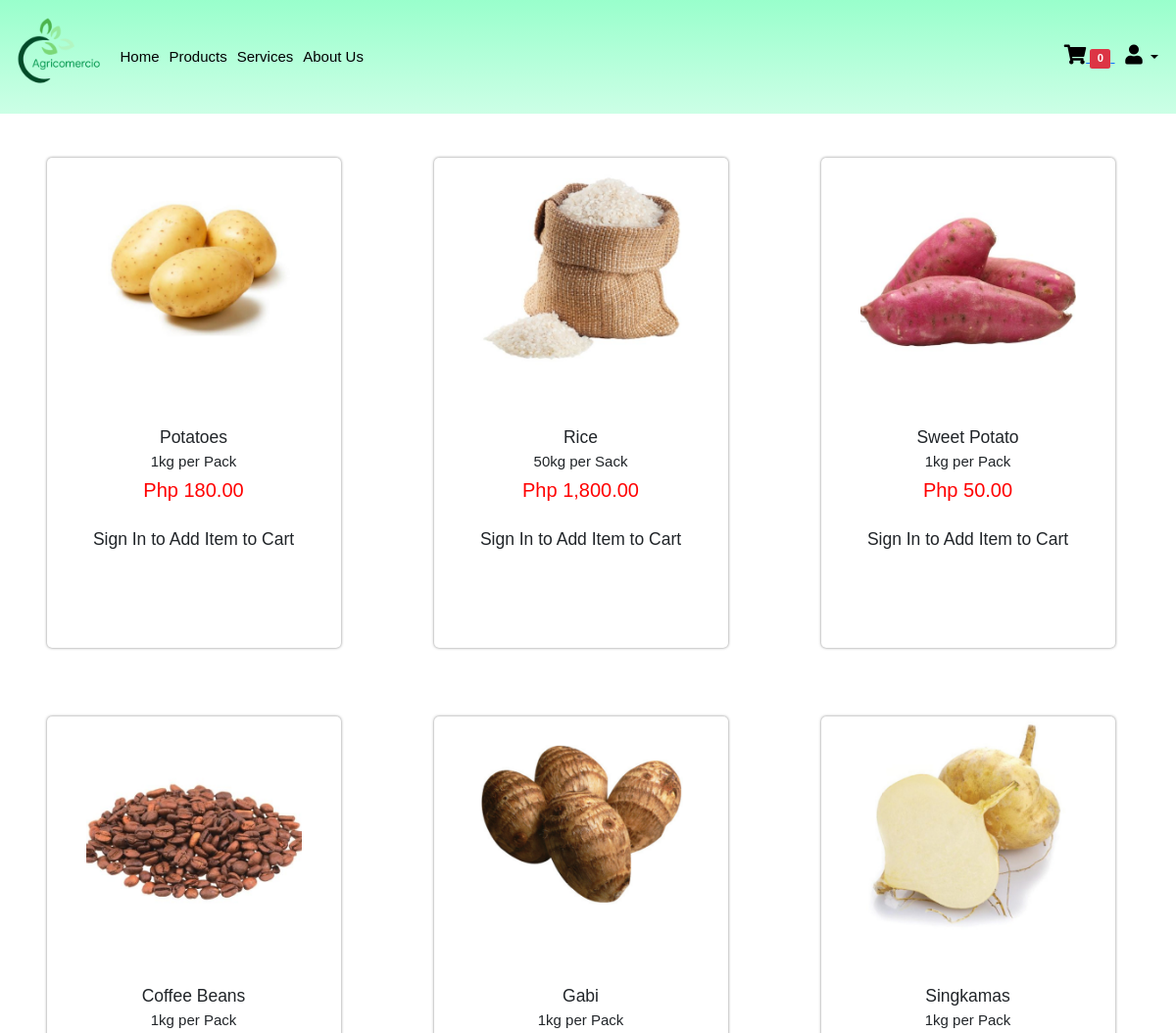
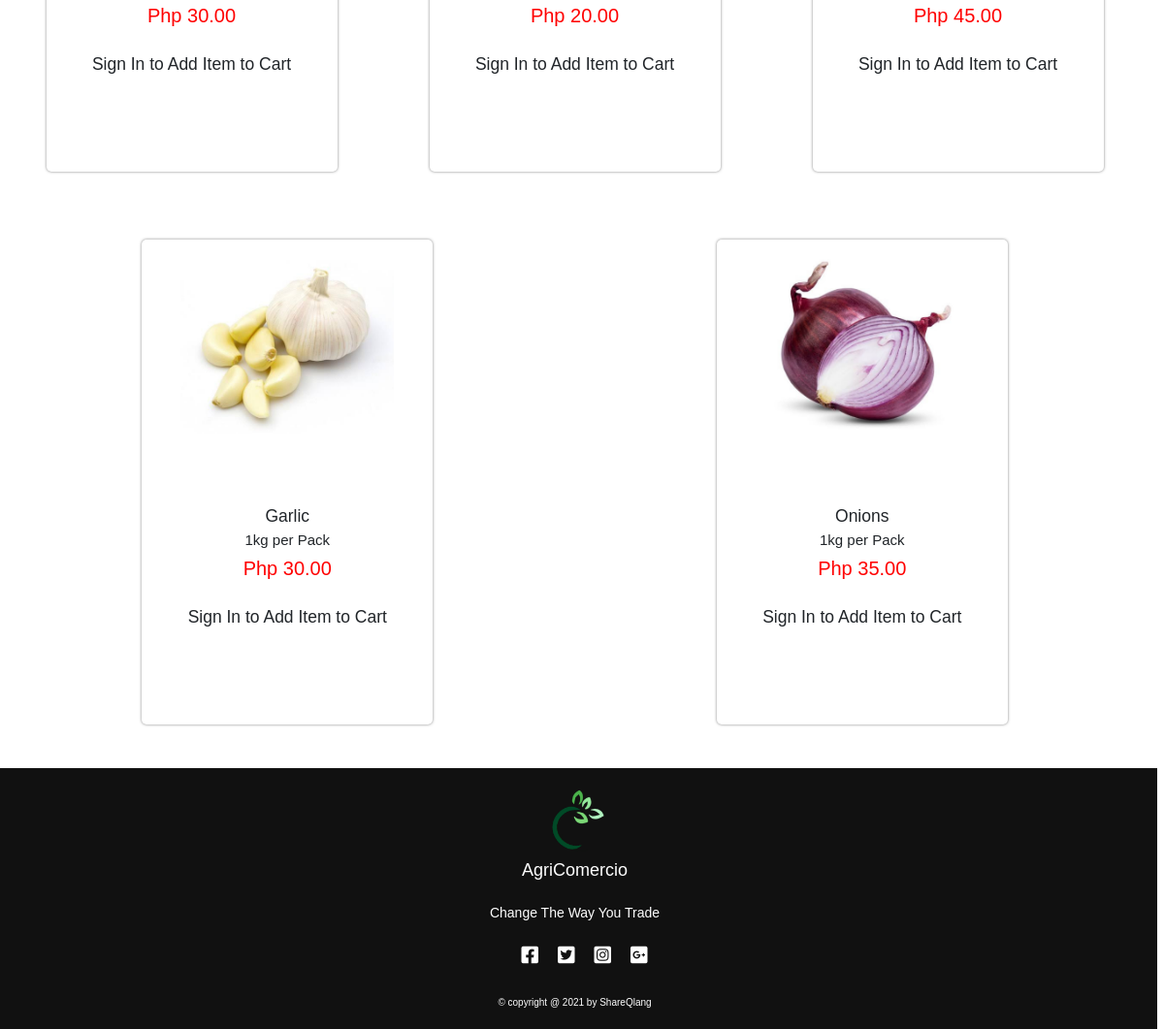
Before: /itemlist.php?category=4&catname=crop with the older database file (2 pictures, top to bottom).
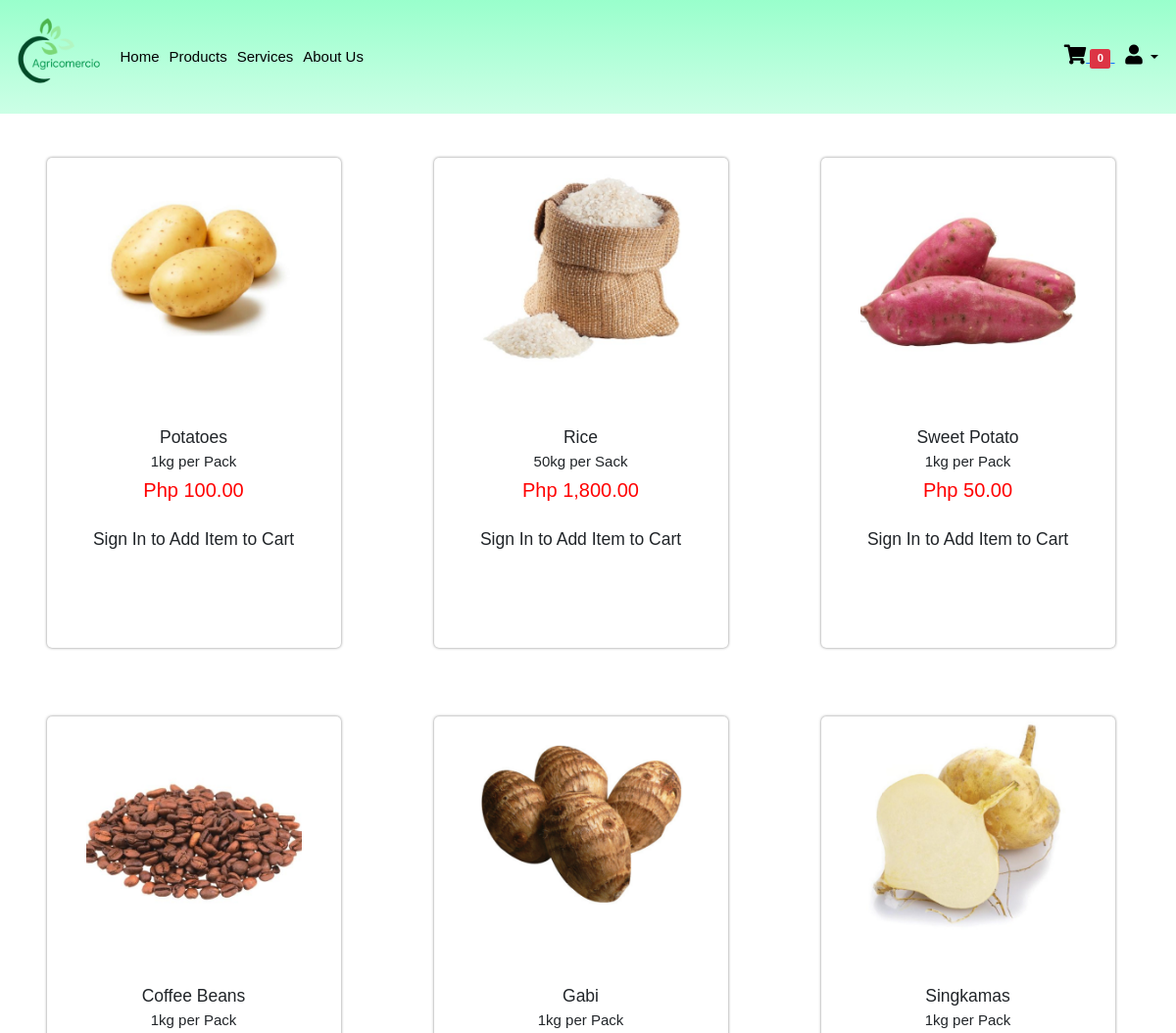
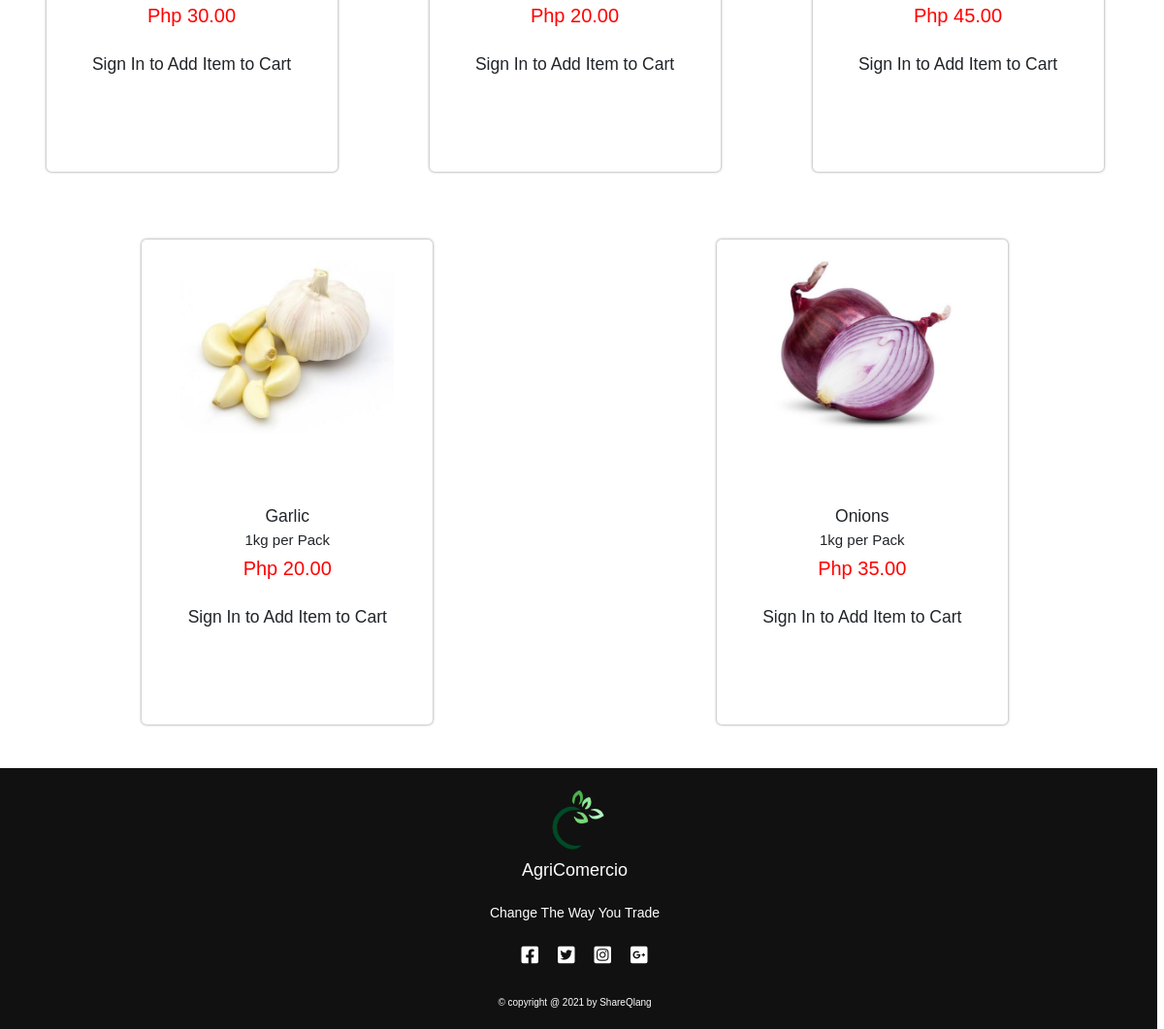
After: the same page with the newer database file (2 pictures, top to bottom).
### tables this page shows
CREATE TABLE `items` (
  `item_id` int(11) NOT NULL,
  `item_name` varchar(128) NOT NULL,
  `cat_id` int(11) NOT NULL,
  `item_desc` varchar(255) NOT NULL,
  `item_status` varchar(20) NOT NULL COMMENT 'A for Available, NA for unavailable',
  `item_price` int(11) NOT NULL,
  `user_id` varchar(64) NOT NULL COMMENT 'this is for Sellers user_ref_number',
  `item_img` varchar(128) NOT NULL
);

### includes/function.inc.php (called while the page is built, shortened)
<?php
function getItemListPerCat($conn,$cat_id){
    $sql = "SELECT i.item_id
                 , i.item_name
                 , i.item_desc
                 , i.cat_id
                 , i.item_price
                 , i.item_img
                 ,ct.cat_desc
             FROM items i
             JOIN category ct
               ON i.cat_id = ct.cat_id
            WHERE i.cat_id = ?
              AND i.item_status = 'A';";
    $stmt = mysqli_stmt_init($conn);
    if (!mysqli_stmt_prepare($stmt, $sql)){
        header("location: product.php?error=stmtfailed");
        exit();
    }
    mysqli_stmt_bind_param($stmt, "s" ,$cat_id);
    mysqli_stmt_execute($stmt);
    $resultData = mysqli_stmt_get_result($stmt);
    $arr = array();
    while($row = mysqli_fetch_assoc($resultData)){
            array_push($arr,$row);
    }
    return $arr;
}

### itemlist.php (the view, shortened to what the changed rows need)
<?php
include_once "includes/db_conn.php";
include_once "includes/function.inc.php";
$status_logged_in = null;
?>
<!DOCTYPE html>
<html lang="en">
<head>
    <link rel="stylesheet" href="css/bootstrap.css">
    <link rel="stylesheet" href="css/style.css">
    <link rel="stylesheet" href="css/fontawesome.css">
    <link rel="stylesheet" href="https://cdnjs.cloudflare.com/ajax/libs/font-awesome/5.15.2/css/all.min.css">
</head>
<body>
     <?php
        if(isset($_GET['category'])){ ?>
				    <div class="row">
                    <?php
                            $cat_id = htmlentities($_GET['category']);
                            $items = getItemListPerCat($conn,$cat_id);
         ?>
<section id="product">
    <div class="product-container">
        <?php
         foreach($items as $key => $val ){
        ?>
        <div class="product-slider">
            <div class="product-card item">
                <div class="image">
                <img src="img/<?php echo $val['item_img'] ?>" alt="" class="card-img-top">
                </div>
                    <div class="content">
                        <h3><?php echo $val['item_name'] ?></h3>
                        <h4><?php echo $val['item_desc'] ?></h4>
                        <div class="price"><p >Php <?php echo number_format($val['item_price'],2)  ?></p>
                        </div>
                        <?php
                if(isset($status_logged_in)){
                          switch($status_logged_in['usertype']){
                              case 'Customer':
                          ?>
                            <form action="includes/processorder.php" method= "GET">
                            <input hidden type="text" name="item_id"  value = "<?php echo $val['item_id']; ?>">
                            <label for="Quantity">Quantity</label>
                            <input  type="number" value = "1" min="1" name="item_qty">
                            <button type="submit" class = "btn-addcart">
                            <i class="fas fa-cart-arrow-down"></i>
                            </button>
                            </form>
                 <?php        break;
                              case 'Admin':
                               header("location: admin/admin.php");
                                break;
                              case 'Seller':
                               header("location: seller/index.php");
                               break;
                          }
                }
                else{ ?>
                <br>
                    <h3>Sign In to Add Item to Cart</h3>
                <?php }
                ?>
                    </div>
            </div>
        </div>
                    <?php
                        }
                    }
                        ?>
    </div>
</section>
</body>
</html>

Changed rows visible on the page:
changed items "Potatoes": item_price "180.00" → "100.00"
changed items "Garlic": item_price "30.00" → "20.00"
